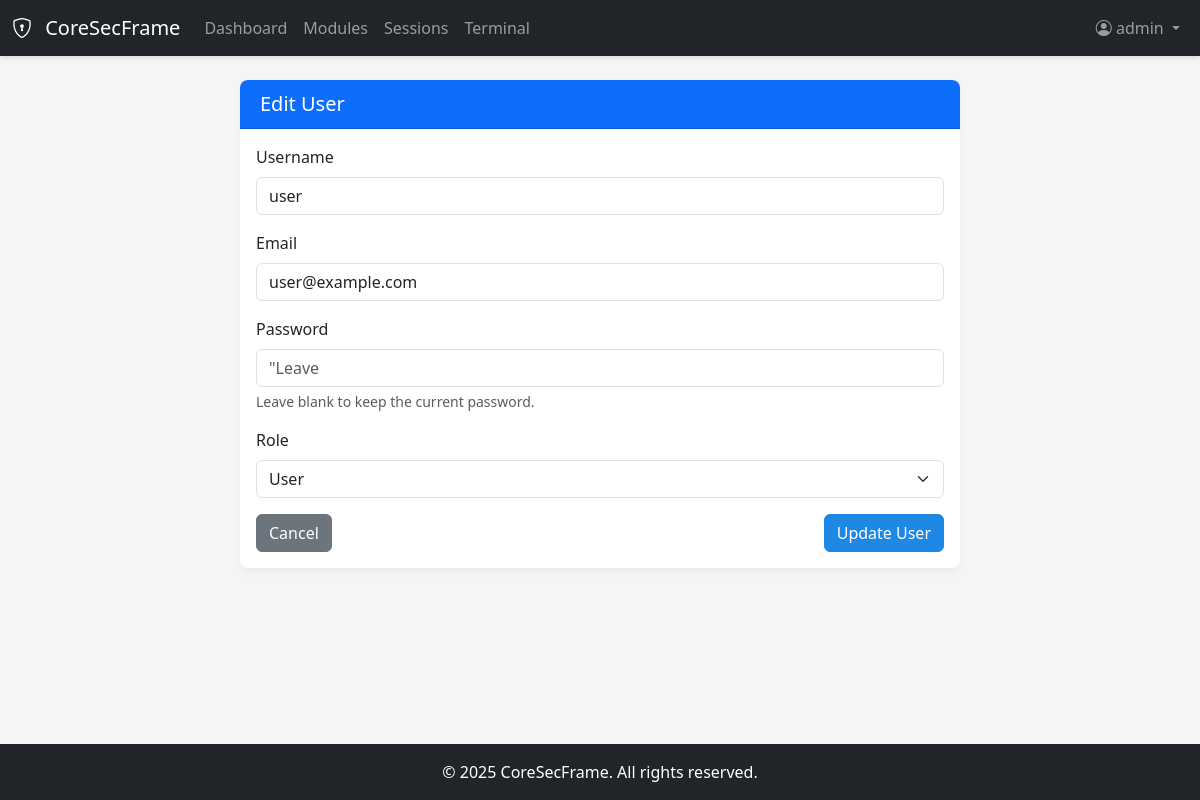
/admin/edit_user/2 (signed in), run on an earlier commit of the app's database.
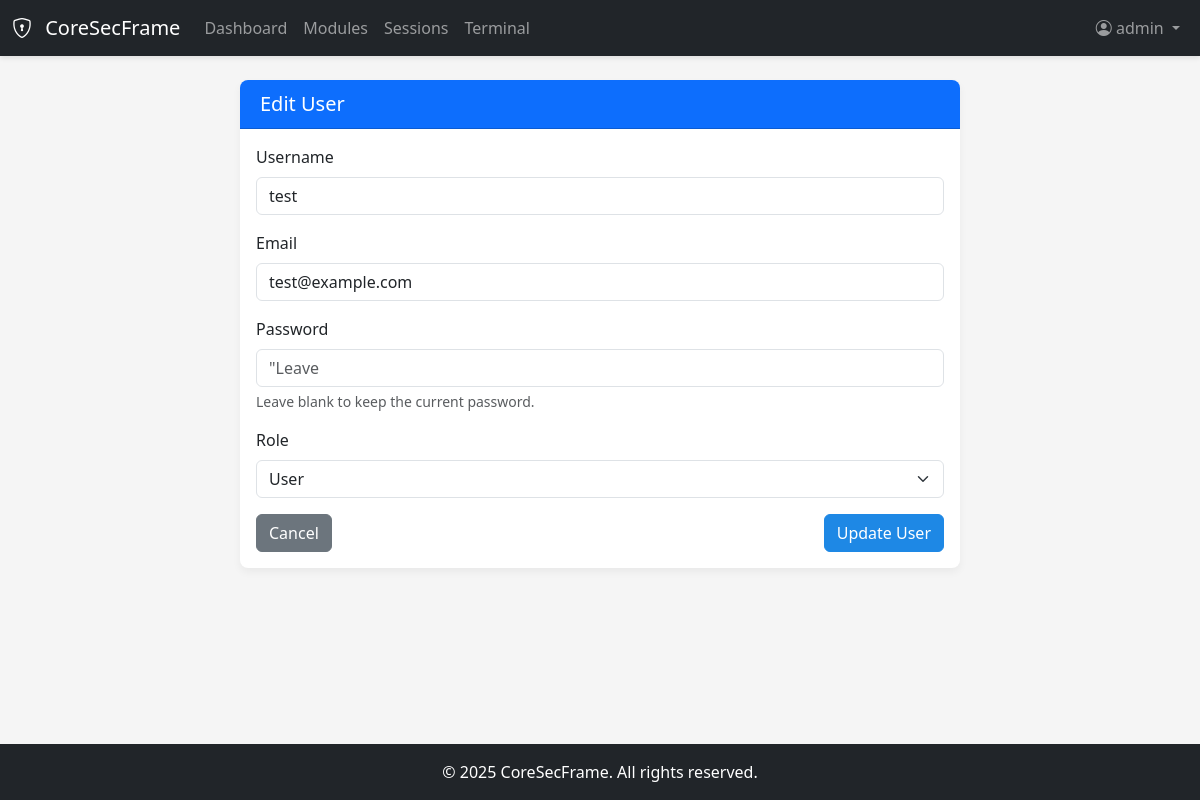
And on a later commit of the database.
### app/auth/models.py (models this page shows, shortened)
class User(UserMixin, db.Model):
    id = db.Column(db.Integer, primary_key=True)
    username = db.Column(db.String(64), index=True, unique=True)
    email = db.Column(db.String(120), index=True, unique=True)
    password_hash = db.Column(db.String(128))
    role = db.Column(db.String(20), default='user')  # 'admin' or 'user'
    created_at = db.Column(db.DateTime, default=datetime.utcnow)
    last_login = db.Column(db.DateTime, nullable=True)
    def is_admin(self):
        return self.role == 'admin'

### app/admin/routes.py (the view, shortened to what this page needs)
@admin_bp.route('/edit_user/<int:user_id>', methods=['GET', 'POST'])
@login_required
def edit_user(user_id):
    if not current_user.is_admin():
        flash('You do not have permission to access this page.', 'danger')
        return redirect(url_for('core.index'))
    user = User.query.get_or_404(user_id)
    form = UserForm(obj=user)
    return render_template('admin/edit_user.html', title='Edit User', form=form, user=user)

### app/admin/forms.py (shortened to what this page needs)
class UserForm(FlaskForm):
    username = StringField('Username', validators=[
        DataRequired(),
        Length(min=3, max=64, message='Username must be between 3 and 64 characters')
    ])
    email = StringField('Email', validators=[
        DataRequired(),
        Email(message='Please enter a valid email address')
    ])
    password = PasswordField('Password', validators=[
        Optional(),  # Password is optional when editing
        Length(min=8, message='Password must be at least 8 characters long')
    ])
    role = SelectField('Role', choices=[
        ('user', 'User'),
        ('admin', 'Administrator')
    ])
    submit = SubmitField('Submit')
    def __init__(self, *args, **kwargs):
        super(UserForm, self).__init__(*args, **kwargs)
        if 'obj' in kwargs:
            self.original_user = kwargs['obj']
        else:
            self.original_user = None

### app/auth/models.py (called while the page is built)
@login_manager.user_loader
def load_user(id):
    return User.query.get(int(id))

### app/templates/admin/edit_user.html (shortened to what this page needs)
{% extends "base.html" %}
{% block content %}
<div class="container">
    <div class="row">
        <div class="col-md-8 offset-md-2">
            <div class="card">
                <div class="card-header bg-primary text-white">
                    <h5 class="mb-0">{{ 'Edit User' if user else 'Create New User' }}</h5>
                </div>
                <div class="card-body">
                    <form method="post">
                        <div class="mb-3">
                            <label for="username" class="form-label">Username</label>
                            <input type="text" class="form-control" id="username" name="username"
                                   value="{{ user.username if user else '' }}" required>
                        </div>
                        <div class="mb-3">
                            <label for="email" class="form-label">Email</label>
                            <input type="email" class="form-control" id="email" name="email"
                                   value="{{ user.email if user else '' }}" required>
                        </div>
                        <div class="mb-3">
                            <label for="password" class="form-label">Password</label>
                            <input type="password" class="form-control" id="password" name="password"
                                   {{ '' if not user else 'placeholder="Leave blank to keep current password"' }}>
                            <div class="form-text">{% if user %}Leave blank to keep the current password.{% else %}Password must be at least 8 characters long.{% endif %}</div>
                        </div>
                        <div class="mb-3">
                            <label for="role" class="form-label">Role</label>
                            <select class="form-select" id="role" name="role">
                                <option value="user" {{ 'selected' if user and user.role == 'user' else '' }}>User</option>
                            </select>
                        </div>
                        <div class="d-flex justify-content-between">
                            <a href="{{ url_for('admin.index') }}" class="btn btn-secondary">Cancel</a>
                            <button type="submit" class="btn btn-primary">{{ 'Update User' if user else 'Create User' }}</button>
                        </div>
                    </form>
                </div>
            </div>
        </div>
    </div>
</div>
{% endblock %}

What changed in the data, as far as the page shows it:
changed User: username "user" → "test"; email "user@example.com" → "test@example.com"
